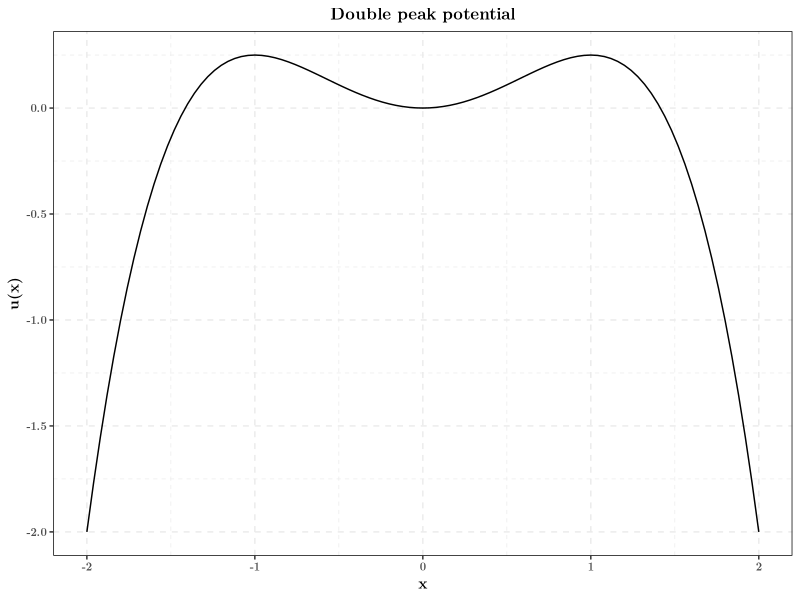
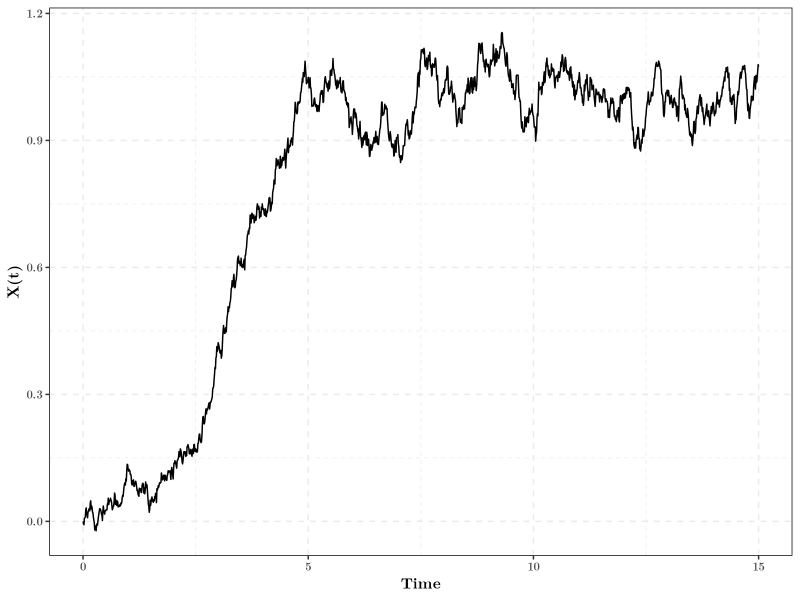
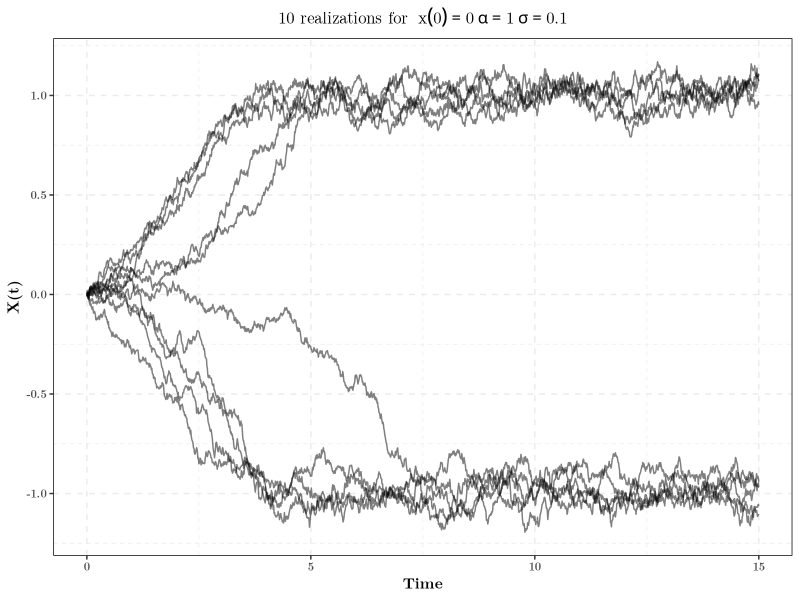
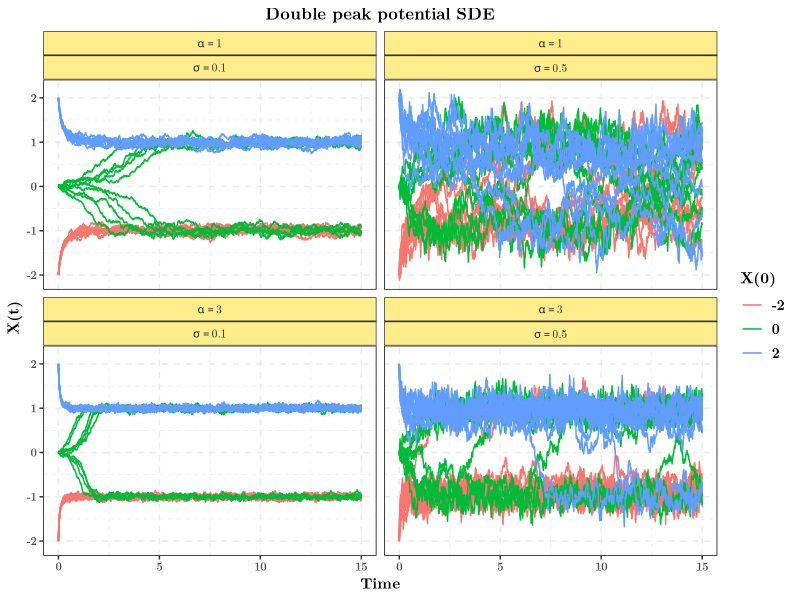

Recreate these plots in R, in order.
## ---- chunk 1
knitr::opts_chunk$set(echo = TRUE, message = FALSE,
                      comment = NA,
                      cache = TRUE,
                      fig.align = "center")
library(tidyverse)
# Nice ggplot theme
theme_set(theme_bw() +
            theme(
              panel.border = element_rect(colour = "black",
                                          fill = rgb(0, 0, 0, 0)),
              panel.grid = element_line(linetype = 2),
              plot.background = element_rect(fill = "white"),# bg around panel
              legend.background = element_blank(),
              text = element_text(family = "LM Roman 10", size = 10, face = "bold"),
              axis.title = element_text(size = rel(1.1)),
              legend.text = element_text(size = rel(1)),
              legend.title = element_text(size = rel(1.1)),
              plot.subtitle = element_text(hjust = 0.5, size = rel(1)),
              strip.background = element_rect(fill = "lightgoldenrod1"),
              plot.title = element_text(face = "bold", size = rel(1.2), hjust = 0.5)))
## ---- chunk 2
get_potential <- function(x, alpha = 1){
  alpha * (0.5 * x^2 - x^4 * 0.25)
}
## ---- chunk 3
tibble(x = seq(-2, 2, length.out = 501)) %>% 
  ggplot(aes(x = x)) +
  stat_function(fun = get_potential) +
  labs(y = "u(x)", title = "Double peak potential")
## ---- chunk 4
get_drift <- function(x, alpha){
  alpha * x * (1 - x^2)
}
## ---- chunk 5
get_diffusion <- function(x, sigma){
  sigma * sqrt(1 + x^2)
}
## ---- chunk 6
simulate_double_peak_sde <- function(times, # Simulation times
                                     x0, alpha, sigma) # Simulation parameters
  { 
  n_points <- length(times) # Number of points
  trajectory <- rep(NA, n_points) # Initialization of output trajectory
  trajectory[1] <- x0 # First position
  for(k in 2:n_points){ # Iteration
    h <- times[k] - times[k - 1] # Time step (must be small)
    euler_mean <- trajectory[k - 1] + # x
      get_drift(trajectory[k - 1], alpha) * h # drift(x) * h
    euler_variance <- get_diffusion(trajectory[k - 1], sigma)^2 * h 
    trajectory[k] <- rnorm(n = 1, # 1 gaussian sample
                       mean = euler_mean, # Mean
                       sd = sqrt(euler_variance) # Standard deviation
                       )
  }
  # Return tibble to ease later visualization
  tibble(t = times,
         x_t = trajectory,
         x0 = x0,
         alpha = alpha, 
         sigma = sigma)
}
## ---- chunk 7
set.seed(123) # For reproducibility
my_times <- seq(0, 15, by = 0.01) # Vecteur 0, 0.01, 0.02,...., 9.99, 10
simulate_double_peak_sde(times = my_times, # Simulation 
                         x0 = 0, alpha = 1, sigma = 0.1) %>% # Then
  ggplot(aes(x = t, y = x_t)) + # plot it
  geom_path() +
  labs(x = "Time", y = "X(t)")
## ---- chunk 8
set.seed(123) # For reproducibility
rerun(10, # Rerun 30 times the simulations
      simulate_double_peak_sde(times = my_times, # Simulation 
                         x0 = 0, alpha = 1, sigma = 0.1)) %>% # Then
  bind_rows(.id = "Replicate") %>% # Aggregate it in a single tibble, keeping
  # track of the replicate identity
  ggplot(aes(x = t, y = x_t)) + # plot it
  geom_path(aes(group = Replicate), alpha = 0.5) + # Do a track per replicate
  labs(x = "Time", y = "X(t)",
       title = expression("10 realizations for "~x(0)==0~alpha==1~sigma==0.1))
## ---- chunk 9
# IMPORTANT: Columns names must be the same as argument names of the 
# simulation_double_peak_sde function
parameters_list <- expand.grid(x0 = c(-2, 0, 2), # x0s values
                               alpha = c(1, 3),
                               sigma = c(0.1, 0.5)) %>% # Creates the design grid
  as_tibble() # Turns it into a tibble
## ---- chunk 10
parameters_list
## ---- chunk 11
set.seed(123) # For reproducibility
all_simulations <- rerun(10, # rerun 10 times
                         pmap_dfr(.l = parameters_list, # Same code as above
                                  .f = simulate_double_peak_sde, 
                                  times = my_times)
                         ) %>% # Then
  bind_rows(.id = "Replicate") # Binds it a tibble, keeping track of replicate
## ---- chunk 12
all_simulations
## ---- chunk 13
all_simulations %>% # First we rename alphas and sigmas for nice rendering
  mutate(alpha = paste("alpha ==", alpha), 
         sigma = paste("sigma ==", sigma)) %>% 
  ggplot(aes(x = t, y = x_t)) + # Usual ggplot
  geom_path(aes(group = interaction(Replicate, x0), # Group trajectories
                color = factor(x0))) + # Color depending on starting point
  facet_wrap(.~ alpha + sigma, # One graph per combination alpha/sigma
             labeller = label_parsed) + # Turns names in maths
  labs(x = "Time", y = "X(t)", color = "X(0)", # Labelling axis
       title = "Double peak potential SDE")  
